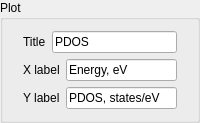
                 <widget class="QGroupBox" name="groupBox_47">
                  <property name="minimumSize">
                   <size>
                    <width>0</width>
                    <height>0</height>
                   </size>
                  </property>
                  <property name="title">
                   <string>Plot</string>
                  </property>
                  <layout class="QVBoxLayout" name="verticalLayout_80">
                   <item>
                    <widget class="QFrame" name="frame_91">
                     <property name="frameShape">
                      <enum>QFrame::NoFrame</enum>
                     </property>
                     <property name="frameShadow">
                      <enum>QFrame::Raised</enum>
                     </property>
                     <layout class="QHBoxLayout" name="horizontalLayout_155">
                      <property name="topMargin">
                       <number>0</number>
                      </property>
                      <property name="bottomMargin">
                       <number>0</number>
                      </property>
                      <item>
                       <widget class="QLabel" name="label_117">
                        <property name="text">
                         <string>Title</string>
                        </property>
                       </widget>
                      </item>
                      <item>
                       <widget class="QLineEdit" name="pdos_title">
                        <property name="text">
                         <string>PDOS</string>
                        </property>
                       </widget>
                      </item>
                     </layout>
                    </widget>
                   </item>
                   <item>
                    <widget class="QFrame" name="frame_145">
                     <property name="frameShape">
                      <enum>QFrame::NoFrame</enum>
                     </property>
                     <property name="frameShadow">
                      <enum>QFrame::Raised</enum>
                     </property>
                     <layout class="QHBoxLayout" name="horizontalLayout_157">
                      <property name="topMargin">
                       <number>0</number>
                      </property>
                      <property name="bottomMargin">
                       <number>0</number>
                      </property>
                      <item>
                       <widget class="QLabel" name="label_118">
                        <property name="text">
                         <string>X label</string>
                        </property>
                       </widget>
                      </item>
                      <item>
                       <widget class="QLineEdit" name="pdos_x_label">
                        <property name="text">
                         <string>Energy, eV</string>
                        </property>
                       </widget>
                      </item>
                     </layout>
                    </widget>
                   </item>
                   <item>
                    <widget class="QFrame" name="frame_146">
                     <property name="frameShape">
                      <enum>QFrame::NoFrame</enum>
                     </property>
                     <property name="frameShadow">
                      <enum>QFrame::Raised</enum>
                     </property>
                     <layout class="QHBoxLayout" name="horizontalLayout_158">
                      <property name="topMargin">
                       <number>0</number>
                      </property>
                      <property name="bottomMargin">
                       <number>0</number>
                      </property>
                      <item>
                       <widget class="QLabel" name="label_119">
                        <property name="text">
                         <string>Y label</string>
                        </property>
                       </widget>
                      </item>
                      <item>
                       <widget class="QLineEdit" name="pdos_y_label">
                        <property name="text">
                         <string>PDOS, states/eV</string>
                        </property>
                       </widget>
                      </item>
                     </layout>
                    </widget>
                   </item>
                  </layout>
                 </widget>
